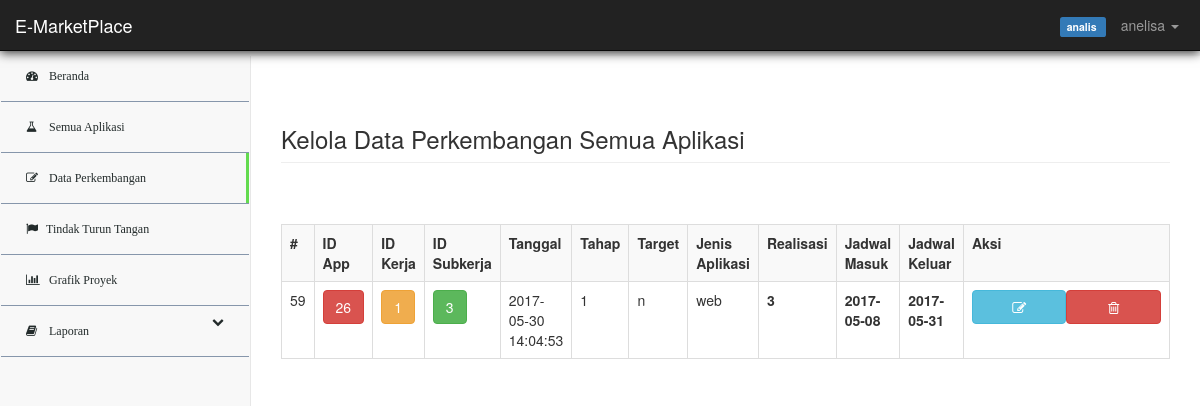
/?user=prkb_aplikasi_proyek (signed in), run on the app's committed database.
### tables this page shows
CREATE TABLE `user` (
  `id_user` int(5) NOT NULL,
  `username` varchar(50) NOT NULL,
  `password` varchar(50) NOT NULL,
  `email` varchar(50) NOT NULL,
  `hak_akses` enum('administrator','member','programmer','analis','manager_marketing','direktur','pengunjung') NOT NULL,
  `nama_user` varchar(50) NOT NULL
);

CREATE TABLE `data_prkb_aplikasi_proyek` (
  `id_aplikasi` int(5) DEFAULT NULL,
  `id_kerja` int(5) DEFAULT NULL,
  `id_subkerja` int(5) DEFAULT NULL,
  `id_perkembangan` int(5) NOT NULL,
  `tanggal` timestamp NULL DEFAULT CURRENT_TIMESTAMP,
  `tahap` int(5) DEFAULT NULL,
  `target` enum('y','n') DEFAULT NULL,
  `jenis_aplikasi` tinytext,
  `realisasi` double DEFAULT NULL,
  `jdwl_masuk` tinytext,
  `jdwl_keluar` tinytext
);

### routing/user_config.php (called while the page is built, shortened)
<?php
  include 'core/conn.php';
  $user = $_SESSION['SES_MarketPlace'];
  $sql = "SELECT * FROM user where username = '$user' " ;
  $query = mysqli_query($conn,$sql);
  $r = mysqli_fetch_array($query);
  $hak_akses = $r['hak_akses'];
 ?>

### core/db.php (called while the page is built, shortened)
<?php
class Database
{
	public function __construct(){
		$this->con = mysqli_connect("localhost","root","rootreload","aplikasi_proyek");
		}
	}
?>

### core/action.php (called while the page is built, shortened)
<?php
include "db.php";
class Table extends Database
{
	public function view($table){
		$sql = "SELECT * FROM ".$table;
		$array = array();
		$query = mysqli_query($this->con,$sql);
		while($r = mysqli_fetch_assoc($query)){
			$array[] = $r;
		}
		return $array;
	}
}
class TableAdvanced extends Table
{
	public function select($table,$where){
		$sql = "";
		$condition = "";
		foreach ($where as $key => $value) {
			$condition .= $key . "='" . $value . "' AND ";
		}
		$condition = substr($condition, 0, -5);
		$sql .= "SELECT * FROM ".$table." WHERE ".$condition;
		$query = mysqli_query($this->con,$sql);
		$row = mysqli_fetch_array($query);
		return $row;
	}
}
?>

### pages/prkb_aplikasi_proyek.php (the view, shortened to what this page needs)
<div class="row">
	<div class="col-sm-12">
		<?php if(($hak_akses == 'administrator') || ($hak_akses =='manager_marketing')): ?>
			<h3 class="page-header">Data Perkembangan Aplikasi Proyek Seluruh</h3>
		<?php elseif($hak_akses == 'member'): ?>
			<h3 class="page-header">Perkembangan Aplikasi Saya</h3>
		<?php elseif (($hak_akses == 'programmer') || ($hak_akses == 'analis')): ?>
			<h3 class="page-header">Kelola Data Perkembangan Semua Aplikasi</h3>
		<?php endif; ?>
	</div>
</div>
<div class="row">
	<div class="col-sm-12">
	</div>
	<div class="col-sm-12">
		<br/><br/>
		<table class="table table-bordered table-striped">
			<tr>
				<th>#</th>
				<th>ID App</th>
				<th>ID Kerja</th>
				<th>ID Subkerja</th>
				<th>Tanggal</th>
				<th>Tahap</th>
				<th>Target</th>
				<th>Jenis Aplikasi</th>
				<th>Realisasi</th>
				<th>Jadwal Masuk</th>
				<th>Jadwal Keluar</th>
				<?php if(($hak_akses == 'programmer')||($hak_akses == 'analis') ): ?>
					<th>Aksi</th>
				<?php endif; ?>
			</tr>
			<?php
				$where = array('id_user' => $id_user );
				$apprt = $table->select("data_aplikasi",$where);
				$myrow = $table->view("data_prkb_aplikasi_proyek");
				foreach ($myrow as $row) {
					if ($hak_akses == 'member') { ?>
						<?php if ($apprt['id_aplikasi'] == $row['id_aplikasi']): ?>
						<tr>
							<td>
								<?php echo $row["id_perkembangan"]; ?>
							</td>
							<td>
								<button type="button" class="btn btn-danger" title="" data-container="body" data-toggle="popover" data-placement="right" data-original-title="Nama Aplikasi" data-content="<?php
								  	$where = array('id_aplikasi' => $row["id_aplikasi"]);
								  	$getr = $table->select('data_aplikasi',$where);
								  	echo $getr['nama_aplikasi'];
						  			?>">
								<?php echo $row["id_aplikasi"]; ?>
							  	</button>
							</td>
							<td>
								<button type="button" class="btn btn-warning" title="" data-container="body" data-toggle="popover" data-placement="right" data-original-title="Nama Pekerjaan" data-content="<?php
								  $where = array('id_kerja' => $row["id_kerja"]);
								  $getr = $table->select('data_pekerjaan',$where);
								  echo $getr['nama_kerja'];
							  	?>">
								<?php echo $row["id_kerja"]; ?>
							  </button>
							</td>
							<td>
								<button type="button" class="btn btn-success" title="" data-container="body" data-toggle="popover" data-placement="right" data-original-title="Nama Sub Pekerjaan" data-content="<?php
								  $where = array('id_subkerja' => $row["id_subkerja"]);
								  $getr = $table->select('data_subpekerjaan',$where);
								  echo $getr['nama_subkerja'];
							  	?>">
								<?php echo $row["id_subkerja"]; ?>
							  </button>
							</td>
							<td>
								<?php echo $row["tanggal"]; ?>
							</td>
							<td>
								<?php echo $row["tahap"]; ?>
							</td>
							<td>
								<?php echo $row["target"]; ?>
							</td>
							<td>
								<?php echo $row["jenis_aplikasi"]; ?>
							</td>
							<td><b><?php echo $row["realisasi"]; ?></b></td>
							<td><b><?php echo $row["jdwl_masuk"]; ?></b></td>
							<td><b><?php echo $row["jdwl_keluar"]; ?></b></td>
						</tr>
						<?php endif; ?>
						<?php
					}
					else {?>
						<tr>
							<td>
								<?php echo $row["id_perkembangan"]; ?>
							</td>
							<td>
								<button type="button" class="btn btn-danger" title="" data-container="body" data-toggle="popover" data-placement="right" data-original-title="Nama Aplikasi" data-content="<?php
								  	$where = array('id_aplikasi' => $row["id_aplikasi"]);
								  	$getr = $table->select('data_aplikasi',$where);
								  	echo $getr['nama_aplikasi'];
						  			?>">
								<?php echo $row["id_aplikasi"]; ?>
							  	</button>
							</td>
							<td>
								<button type="button" class="btn btn-warning" title="" data-container="body" data-toggle="popover" data-placement="right" data-original-title="Nama Pekerjaan" data-content="<?php
								  $where = array('id_kerja' => $row["id_kerja"]);
								  $getr = $table->select('data_pekerjaan',$where);
								  echo $getr['nama_kerja'];
							  	?>">
								<?php echo $row["id_kerja"]; ?>
							  </button>
							</td>
							<td>
								<button type="button" class="btn btn-success" title="" data-container="body" data-toggle="popover" data-placement="right" data-original-title="Nama Sub Pekerjaan" data-content="<?php
								  $where = array('id_subkerja' => $row["id_subkerja"]);
								  $getr = $table->select('data_subpekerjaan',$where);
								  echo $getr['nama_subkerja'];
							  	?>">
								<?php echo $row["id_subkerja"]; ?>
							  </button>
							</td>
							<td>
								<?php echo $row["tanggal"]; ?>
							</td>
							<td>
								<?php echo $row["tahap"]; ?>
							</td>
							<td>
								<?php echo $row["target"]; ?>
							</td>
							<td>
								<?php echo $row["jenis_aplikasi"]; ?>
							</td>
							<td><b><?php echo $row["realisasi"]; ?></b></td>
							<td><b><?php echo $row["jdwl_masuk"]; ?></b></td>
							<td><b><?php echo $row["jdwl_keluar"]; ?></b></td>
							<?php if(($hak_akses == 'programmer')||($hak_akses == 'analis')): ?>
								<td>
									<div class="btn-group-justified">
										<a href="?user=prkb_aplikasi_proyek&update&id_perkembangan=<?php echo $row["id_perkembangan"]; ?>" class="btn btn-info"><i class="fa fa-pencil-square-o "></i></a>
										<a href="?user=delete&prkb_aplikasi_proyek=1&id_perkembangan=<?php echo $row["id_perkembangan"]; ?>&id_aplikasi=<?php echo $row["id_aplikasi"]; ?>" class="btn btn-danger"><i class="fa fa-trash-o "></i></a>
									</div>
								</td>
							<?php endif; ?>
						</tr>
						<?
					}
				?>
				<?php
				}
			?>
		</table>
	</div>
</div>

### pages/navbar.php (shortened to what this page needs)
<nav class="box-shadow navbar navbar-inverse navbar-fixed-top" role="navigation" id="dvs_linear_horizontal ">
   <?php if (isset($_SESSION['SES_MarketPlace'])): ?>
      <?php include 'routing/user_config.php'; ?>
      <div class="navbar-header">
         <a class="navbar-brand" href="#">E-MarketPlace</a>
      </div>
      <div class="">
      <ul class="nav navbar-right navbar-top-links">
         <?php if ($hak_akses == 'administrator'): ?>
            <li>
               <?php
               $r_user = $table->viewwhere('user',array('hak_akses' => 'pengunjung' ));
               $jml_pengunjung = count($r_user); ?>
               <?php if ($jml_pengunjung): ?>
                  <a href="?user=user">
                     <i class="fa fa-bell"></i> Calon Member <span class="label label-success">+<?=$jml_pengunjung ?></span>
                  </a>
               <?php endif; ?>
            </li>
            <span class="label label-danger">
         <?php elseif($hak_akses == ('programmer'||'analis')): ?>
            <span class="label label-primary">
         <?php elseif($hak_akses == 'manager_marketing'): ?>
            <span class="label label-success">
         <?php elseif($hak_akses == 'direktur'): ?>
            <span class="label label-info">
         <?php endif; ?>
            <?php echo $hak_akses; ?>
         </span>
            <li class="dropdown">
               <a class="dropdown-toggle" data-toggle="dropdown" href="#">
                   <?php echo $r['nama_user']; ?> <b class="caret"></b>
               </a>
                   </li>
               </ul>
      <?php else : ?>
         <ul class="nav navbar-nav navbar-right">
         </ul>
      <?php endif; ?>
</nav>
<h3>navbar</h3>

### assets/css/startmin.css (style rules this page uses)
body { background-color: #f8f8f8; }
.navbar-header { float: left; }
.navbar-right { text-align: right; }
.navbar-top-links { margin: 0; }
.navbar-top-links li { display: inline-block; }
.navbar-top-links li:last-child { margin-right: 6px; }
.navbar-top-links li a { padding: 15px; min-height: 50px; }
.navbar-top-links>li>a { color: #999; }

### assets/css/jack.css (style rules this page uses)
.box-shadow { box-shadow: 0px 2px 10px; }

### assets/css/jack-sidebar.css (style rules this page uses)
body { margin: 0px; padding: 0px; }

### data on the page
user: hak_akses "analis", nama_user "anelisa"
data_prkb_aplikasi_proyek: id_perkembangan "59", id_aplikasi "26", id_kerja "1", id_subkerja "3", tanggal "2017-05-30 14:04:53", tahap "1", target "n", jenis_aplikasi "web", realisasi "3", jdwl_masuk "2017-05-08", jdwl_keluar "2017-05-31"
